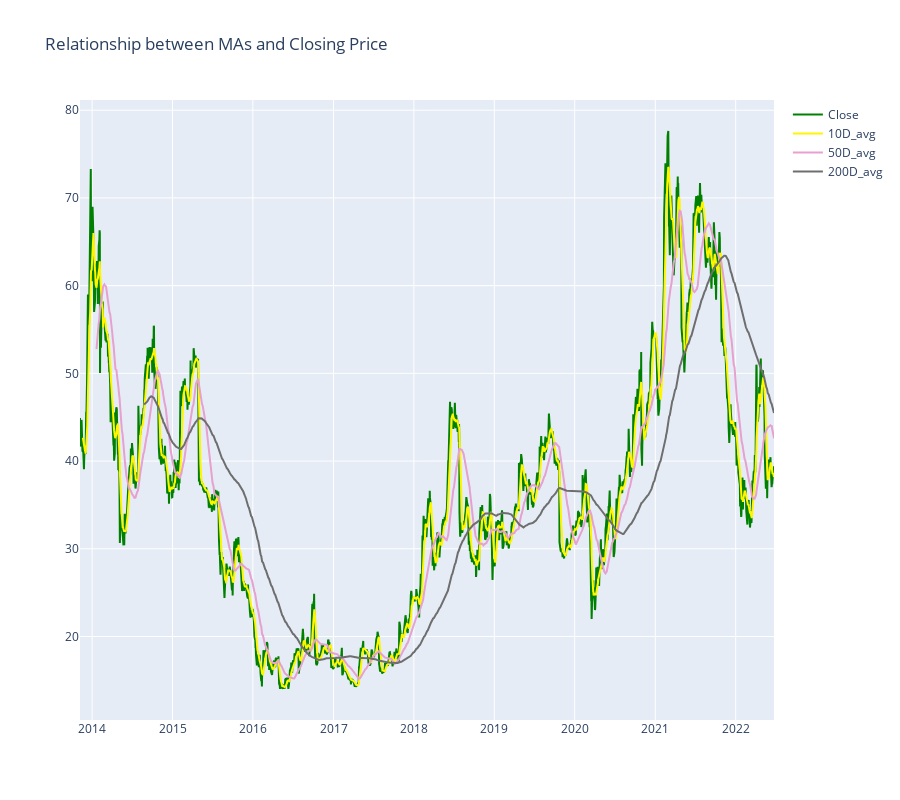

Source (notebook cell):
### Markdown cell above
# Task 7: Visualizing Moving Average

### Code cell
# plot the moving average along with the close price
# Moving Averages (10, 50 and 200)
df['10D_avg'] = df.Close.rolling(window=10).mean()
df['50D_avg'] = df.Close.rolling(window=50).mean()
df['200D_avg'] = df.Close.rolling(window=200).mean()

# Plot
fig = make_subplots()

colors = ['#ffF500', '#E6a1cf', '#6E6E6E']
avgs = ['10D_avg', '50D_avg', '200D_avg']

fig.append_trace({'x': df["Date"], 'y': df['Close'], 'type': 'scatter', 'name': 'Close', 'line': {'color': 'green'}}, 1, 1)

for col, c in zip(avgs, colors):
    fig.append_trace({'x': df["Date"], 'y': df[col], 'type': 'scatter', 'name': col, 'line': {'color': c}}, 1, 1)

fig['layout'].update(height=800, title='Relationship between MAs and Closing Price')
    
fig.show()

# Save the figure
fig.write_html("images/moving_averages_chart.html")
fig.write_image("images/moving_averages_chart.png", height=800)
print("Saved: images/moving_averages_chart.html and images/moving_averages_chart.png")

### Figure 1 — Plotly figure (JSON) as saved in the notebook; plotly's stock layout.template omitted (floating-point values rounded to 4 significant figures; data arrays with more than 128 entries replaced by an {"elided": "..."} marker saying what was removed)
{"data": [{"line": {"color": "green"}, "name": "Close", "type": "scatter", "x": {"elided": "2172 str values"}, "xaxis": "x", "y": {"elided": "2172 float values"}, "yaxis": "y"}, {"line": {"color": "#ffF500"}, "name": "10D_avg", "type": "scatter", "x": {"elided": "2172 str values"}, "xaxis": "x", "y": {"elided": "2172 float values"}, "yaxis": "y"}, {"line": {"color": "#E6a1cf"}, "name": "50D_avg", "type": "scatter", "x": {"elided": "2172 str values"}, "xaxis": "x", "y": {"elided": "2172 float values"}, "yaxis": "y"}, {"line": {"color": "#6E6E6E"}, "name": "200D_avg", "type": "scatter", "x": {"elided": "2172 str values"}, "xaxis": "x", "y": {"elided": "2172 float values"}, "yaxis": "y"}], "layout": {"height": 800, "title": {"text": "Relationship between MAs and Closing Price"}, "xaxis": {"anchor": "y", "domain": [0, 1]}, "yaxis": {"anchor": "x", "domain": [0, 1]}}}
